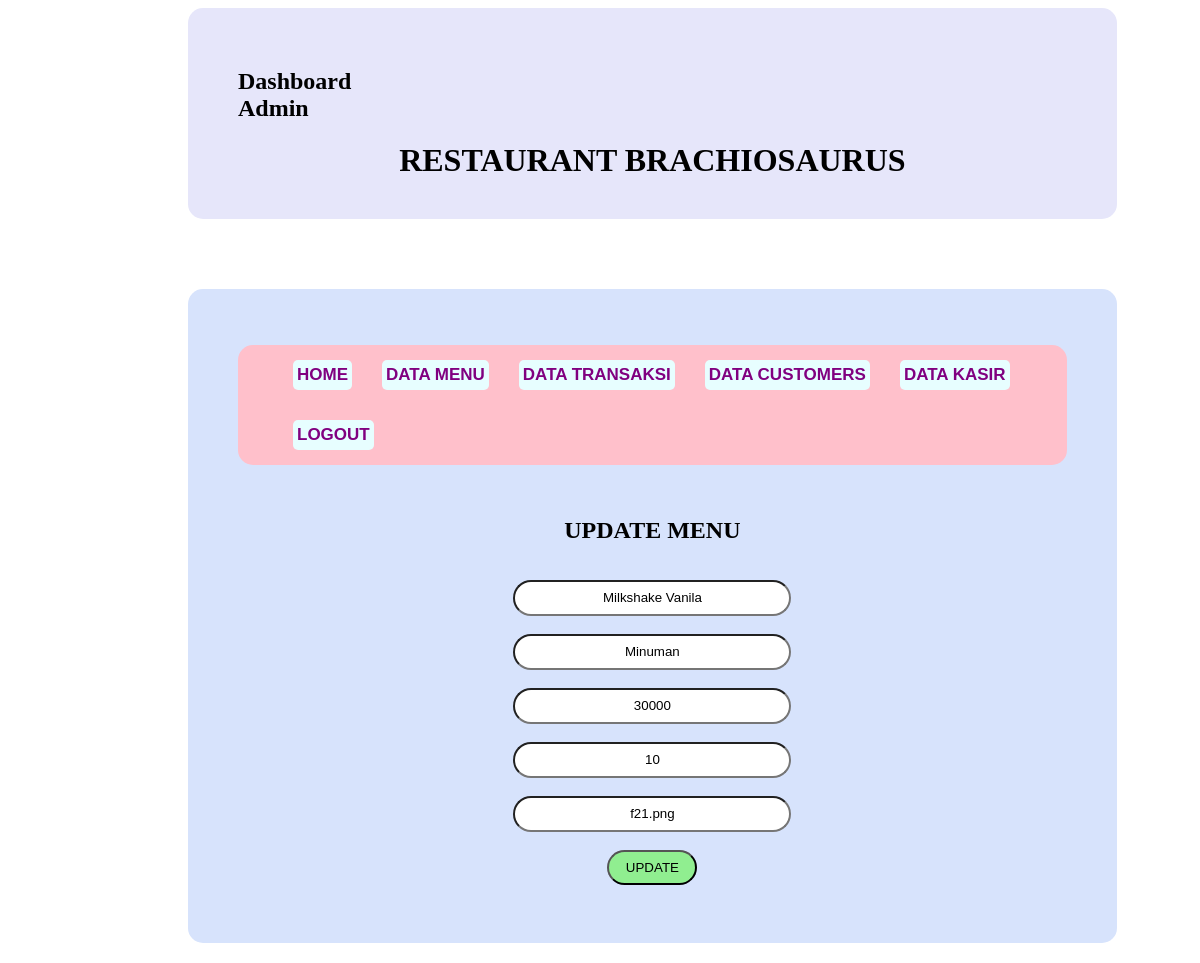
Page /PW_KasirRestoran_Syavira/admin/index.php?halaman=updateMenu&id=2 on the committed database.
### tables this page shows
CREATE TABLE `menu` (
  `id_menu` int(11) NOT NULL,
  `menu` varchar(100) NOT NULL,
  `kategori` varchar(30) NOT NULL,
  `harga` int(20) NOT NULL,
  `stok` int(20) NOT NULL,
  `img` varchar(50) NOT NULL
);

### PW_KasirRestoran_Syavira/admin/updateMenu.php (the view, shortened to what this page needs)
  		<h1 class="center">UPDATE MENU</h1><br><br>
<?php
$ambil = $koneksi->query("SELECT * FROM menu WHERE id_menu='$_GET[id]'");
$pecah = $ambil->fetch_assoc();
?>
<form method="post" enctype="multipart/form-data">
  	 <div class="center">
		<input type="text" name="menu" style="border-radius: 20px; height: 30px; width: 270px; text-align: center;" value="<?php echo $pecah['menu']; ?>">
     </div><br>
     <div class="center">
		<input type="text" name="kategori" style="border-radius: 20px; height: 30px; width: 270px; text-align: center;" value="<?php echo $pecah['kategori']; ?>">
     </div><br>
     <div class="center">
		<input type="text" name="harga" style="border-radius: 20px; height: 30px; width: 270px; text-align: center;" value="<?php echo $pecah['harga']; ?>">
     </div><br>
     <div class="center">
    <input type="text" name="stok" style="border-radius: 20px; height: 30px; width: 270px; text-align: center;" value="<?php echo $pecah['stok']; ?>">
     </div><br>
      <div class="center">
    <input type="text" name="img" style="border-radius: 20px; height: 30px; width: 270px; text-align: center;" value="<?php echo $pecah['img']; ?>">
     </div><br>
     <div class="center">
        <button name="ubah" style="border-radius: 20px; height: 35px; text-align: center; width: 90px; background-color: lightgreen;" >UPDATE</button>
        <br>
        <br>
      </div>
  </form>

### PW_KasirRestoran_Syavira/css/style.css (style rules this page uses)
.center { width: -moz-fit-content; width: -webkit-fit-content; width: fit-content; margin: auto; }

### rows in the picture
menu: menu "Milkshake Vanila", kategori "Minuman", harga "30000", stok "10", img "f21.png"
